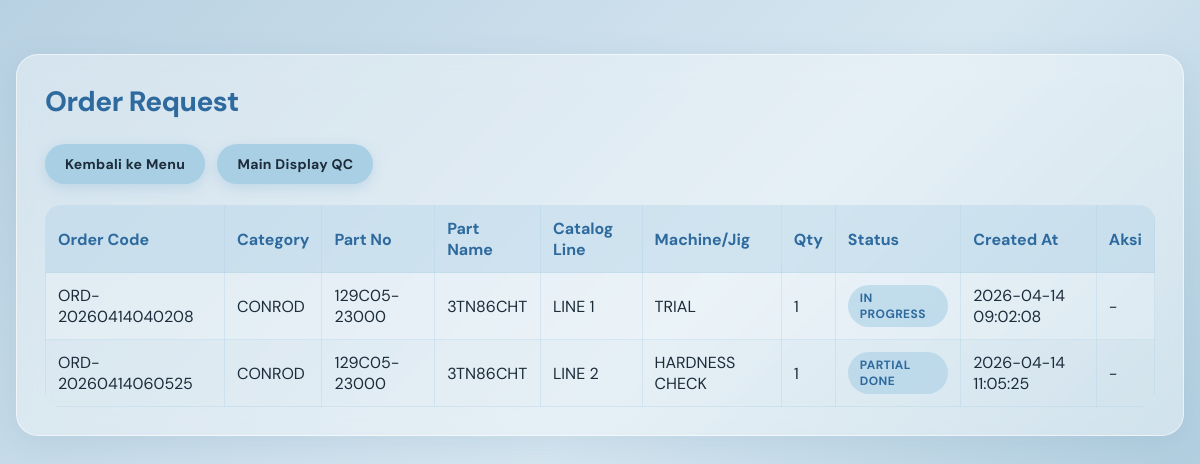
Page /qc/display.php (signed in) on the committed database.
### tables this page shows
CREATE TABLE `sampling_orders` (
  `id` int(11) NOT NULL,
  `order_code` varchar(30) NOT NULL,
  `category` varchar(20) NOT NULL,
  `part_id` int(11) NOT NULL,
  `line_id` int(11) NOT NULL,
  `machine_id` int(11) NOT NULL,
  `qty` int(11) DEFAULT 1,
  `created_by` int(11) DEFAULT NULL,
  `created_at` timestamp NOT NULL DEFAULT current_timestamp(),
  `status` enum('waiting','in_progress','partial_done','done') NOT NULL DEFAULT 'waiting'
);

CREATE TABLE `master_parts` (
  `id` int(11) NOT NULL,
  `category` varchar(20) NOT NULL,
  `part_no` varchar(30) NOT NULL,
  `part_name` varchar(150) NOT NULL,
  `created_at` timestamp NOT NULL DEFAULT current_timestamp()
);

CREATE TABLE `master_lines` (
  `id` int(11) NOT NULL,
  `category` varchar(20) NOT NULL,
  `catalog_line` varchar(100) NOT NULL,
  `created_at` timestamp NOT NULL DEFAULT current_timestamp()
);

CREATE TABLE `master_machines` (
  `id` int(11) NOT NULL,
  `category` varchar(20) NOT NULL,
  `machine_jig_catalog` varchar(150) NOT NULL,
  `created_at` timestamp NOT NULL DEFAULT current_timestamp()
);

### qc/display.php (the view, shortened to what this page needs)
<?php
include '../config/koneksi.php';
mysqli_query($conn, "SET time_zone = '+07:00'");
$is_qc = isset($_SESSION['role']) && $_SESSION['role'] === 'qc';
$query = mysqli_query($conn, "
    SELECT
        so.id,
        so.order_code,
        so.category,
        so.qty,
        so.status,
        so.created_at,
        mp.part_no,
        mp.part_name,
        ml.catalog_line,
        mm.machine_jig_catalog
    FROM sampling_orders so
    JOIN master_parts mp ON so.part_id = mp.id
    JOIN master_lines ml ON so.line_id = ml.id
    JOIN master_machines mm ON so.machine_id = mm.id
    ORDER BY
        CASE
            WHEN so.status = 'waiting' THEN 1
            WHEN so.status = 'in_progress' THEN 2
            WHEN so.status = 'partial_done' THEN 3
            WHEN so.status = 'done' THEN 4
            ELSE 5
        END,
        so.id DESC
");
?>
<!DOCTYPE html>
<html lang="en">
<head>
    <link rel="stylesheet" href="../assets/style.css?v=21">
</head>
<body class="history-page"></body>
    <div class="container">
        <h2>Order Request</h2>
        <a class="btn" href="../menu.php">Kembali ke Menu</a>
        <?php if ($is_qc): ?>
            <a class="btn" href="main_display.php?section=job">Main Display QC</a>
        <?php endif; ?>
        <br><br>
        <table>
            <tr>
                <th>Order Code</th>
                <th>Category</th>
                <th>Part No</th>
                <th>Part Name</th>
                <th>Catalog Line</th>
                <th>Machine/Jig</th>
                <th>Qty</th>
                <th>Status</th>
                <th>Created At</th>
                <th>Aksi</th>
            </tr>
            <?php while($row = mysqli_fetch_assoc($query)): ?>
            <tr>
                <td><?php echo htmlspecialchars($row['order_code']); ?></td>
                <td><?php echo htmlspecialchars($row['category']); ?></td>
                <td><?php echo htmlspecialchars($row['part_no']); ?></td>
                <td><?php echo htmlspecialchars($row['part_name']); ?></td>
                <td><?php echo htmlspecialchars($row['catalog_line']); ?></td>
                <td><?php echo htmlspecialchars($row['machine_jig_catalog']); ?></td>
                <td><?php echo htmlspecialchars($row['qty']); ?></td>
                <td>
                    <?php
                    if ($row['status'] == 'waiting') {
                        echo '<span class="status-badge status-waiting">ORDER REQUEST</span>';
                    } elseif ($row['status'] == 'in_progress') {
                        echo '<span class="status-badge status-progress">IN PROGRESS</span>';
                    } elseif ($row['status'] == 'partial_done') {
                        echo '<span class="status-badge status-progress">PARTIAL DONE</span>';
                    } elseif ($row['status'] == 'done') {
                        echo '<span class="status-badge status-done">DONE</span>';
                    } else {
                        echo htmlspecialchars($row['status']);
                    }
                    ?>
                </td>
                <td><?php echo htmlspecialchars($row['created_at']); ?></td>
                <td>
                    <?php if ($row['status'] == 'waiting'): ?>
                        <a class="btn btn-danger"
                           href="delete_order.php?id=<?php echo $row['id']; ?>"
                           onclick="return confirm('Yakin mau hapus order ini?');">
                           Hapus
                        </a>
                    <?php else: ?>
                        <span>-</span>
                    <?php endif; ?>
                </td>
            </tr>
            <?php endwhile; ?>
        </table>
    </div>
</body>
</html>

### assets/style.css (style rules this page uses)
:root { --bg-grad-1: #b8d1e2; --bg-grad-2: #d6e6f0; --bg-grad-3: #9fc3d8; --glass-bg: rgba(255, 255, 255, 0.38); --glass-border: rgba(255, 255, 255, 0.55); --glass-shadow: 0 8px 32px rgba(80, 120, 160, 0.13); --blue-main: #5b9fc8; --blue-dark: #2e6a9e; --blue-soft: #a9cfe4; --blue-lighter: #dbeeff; --text-dark: #1c2c3a; --text-mid: #3d5a6e; --text-soft: #6b8ea4; --danger: #e05a5a; --danger-bg: rgba(255, 220, 220, 0.85); --success: #3a9e72; --success-bg: rgba(210, 245, 225, 0.85); --radius-sm: 10px; --radius-md: 16px; --radius-lg: 22px; --font: 'DM Sans', sans-serif; --font-mono: 'DM Mono', monospace; }
* { box-sizing: border-box; }
body { font-family: var(--font); background: linear-gradient(135deg, var(--bg-grad-1) 0%, var(--bg-grad-2) 50%, var(--bg-grad-3) 100%); min-height: 100vh; margin: 0; color: var(--text-dark); }
h2 { margin-top: 0; margin-bottom: 24px; color: var(--blue-dark); font-size: 28px; font-weight: 800; letter-spacing: -0.5px; }
button, .btn { background: var(--blue-soft); color: var(--text-dark); border: none; text-decoration: none; display: inline-block; padding: 11px 20px; border-radius: 30px; cursor: pointer; width: auto; margin-right: 8px; font-weight: 700; font-family: var(--font); font-size: 14px; letter-spacing: 0.3px; box-shadow: 0 4px 14px rgba(125, 176, 206, 0.3); transition: 0.2s ease; }
.container { max-width: 1400px; width: calc(100% - 32px); margin: 30px auto; background: var(--glass-bg); backdrop-filter: blur(14px); -webkit-backdrop-filter: blur(14px); border: 1px solid var(--glass-border); padding: 28px; border-radius: var(--radius-lg); box-shadow: var(--glass-shadow); }
table { width: 100%; border-collapse: collapse; background: transparent; border-radius: var(--radius-md); overflow: hidden; }
th, td { padding: 12px; border: 1px solid rgba(180, 210, 230, 0.4); text-align: left; }
th { background: rgba(169, 207, 228, 0.35); color: var(--blue-dark); font-weight: 700; }
tr:nth-child(even) { background: rgba(255, 255, 255, 0.2); }
.status-badge { display: inline-block; padding: 5px 12px; border-radius: 999px; font-size: 12px; font-weight: 700; letter-spacing: 0.4px; }
.status-progress { background: rgba(169, 207, 228, 0.6); color: var(--blue-dark); }
.history-page { background: linear-gradient(135deg, var(--bg-grad-1) 0%, var(--bg-grad-2) 50%, var(--bg-grad-3) 100%); margin: 0; min-height: 100vh; padding: 24px 0; }

### rows in the picture
sampling_orders: order_code "ORD-20260414040208", category "CONROD", master_parts.part_no "129C05-23000", master_parts.part_name "3TN86CHT", master_lines.catalog_line "LINE 1", master_machines.machine_jig_catalog "TRIAL", qty "1", status "IN PROGRESS", created_at "2026-04-14 09:02:08"
sampling_orders: order_code "ORD-20260414060525", category "CONROD", master_parts.part_no "129C05-23000", master_parts.part_name "3TN86CHT", master_lines.catalog_line "LINE 2", master_machines.machine_jig_catalog "HARDNESS CHECK", qty "1", status "PARTIAL DONE", created_at "2026-04-14 11:05:25"
